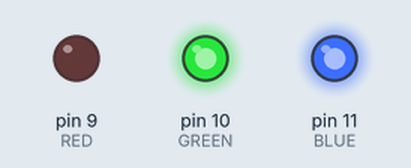
Recording of a sketch running on a simulated Arduino Uno, built with avr-gcc and run on an emulated ATmega328P. Shown: output pins drawn as LEDs (lit = HIGH).

Above: at 0.2 s.
At 0.7 s:
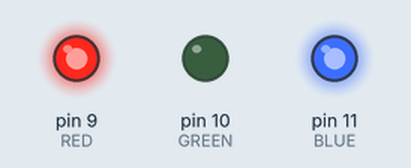
At 2.7 s:
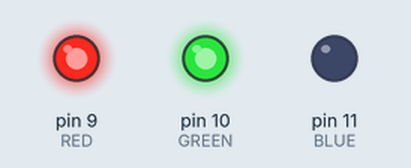
Timing chart, 0 to 3.5 s (numbered marks = the images above):
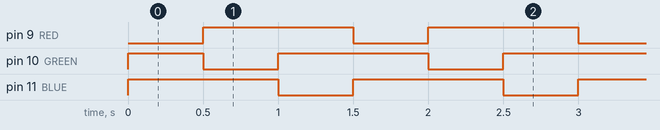

Measured:
- by itself, pin 9 (RED), pin 11 (BLUE): alternates HIGH for 1.0 s and LOW for 0.50 s
- by itself, pin 10 (GREEN): repeats every 1.5 s: LOW 0.50 s, HIGH 1.0 s
- by itself, everything shown: repeats every 1.5 s, in 3 steps

The sketch:

testLedek.ino
```cpp
#define RED 9
#define GREEN 10
#define BLUE 11

void setup() {
pinMode(RED, OUTPUT);
pinMode(GREEN, OUTPUT);
pinMode(BLUE, OUTPUT);
}

void loop() {
digitalWrite(RED, LOW);
digitalWrite(GREEN, HIGH);
digitalWrite(BLUE, HIGH);
delay(500);
digitalWrite(RED, HIGH);
digitalWrite(GREEN, LOW);
digitalWrite(BLUE, HIGH);
delay(500);
digitalWrite(RED, HIGH);
digitalWrite(GREEN, HIGH);
digitalWrite(BLUE, LOW);
delay(500);
}
```
